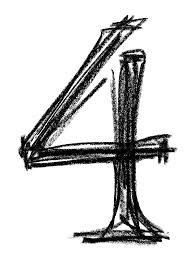
#> input picture exp4/download.jpg, 195 x 259 px
$ python digits.py
#> lines starting #> are read from the running program, lines starting #| are printed output that depends on the picture
# -*- coding: utf-8 -*-
"""digits.ipynb

Automatically generated by Colab.

Original file is located at
    https://colab.research.google.com/drive/1dgdRnaptF8QdnJpi7RhGLexpAaadIzYM
"""

import matplotlib.pyplot as plt
from sklearn.datasets import load_digits
from sklearn.model_selection import train_test_split
from sklearn.neural_network import MLPClassifier
from sklearn.metrics import accuracy_score, classification_report
import numpy as np
from PIL import Image

digits = load_digits()
X = digits.data
y = digits.target

X = X / 16.0
X_train, X_test, y_train, y_test = train_test_split(X, y, test_size=0.2, random_state=42)

model = MLPClassifier(hidden_layer_sizes=(50, 50), max_iter=1000, random_state=42)
print("Training the model...")
model.fit(X_train, y_train)
print("Model training complete!")

y_pred = model.predict(X_test)
accuracy = accuracy_score(y_test, y_pred)
print(f"\nModel Accuracy on test data: {accuracy * 100:.2f}%\n")
print("\n--- Classification Report ---\n")
print(classification_report(y_test, y_pred))

def predict_image(path):
#> called with path = 'download.jpg'
    img = Image.open(path).convert('L').resize((8, 8))
    img = 255 - np.array(img)
    img = (img / 255.0) * 16.0
    sample = img.flatten().reshape(1, -1)
    pred = model.predict(sample)[0]
#> pred = 4
    plt.imshow(img, cmap='gray')
    plt.title(f"Prediction: {pred}")
    plt.axis('off')
    plt.show()
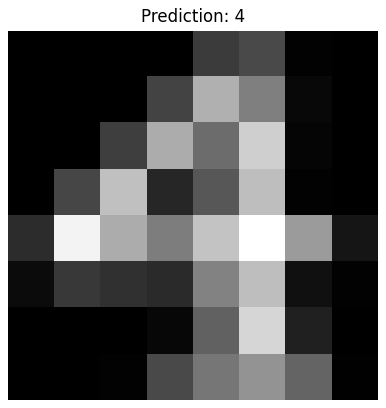
#> figure drawn by matplotlib, 1 panel

predict_image("download.jpg")
